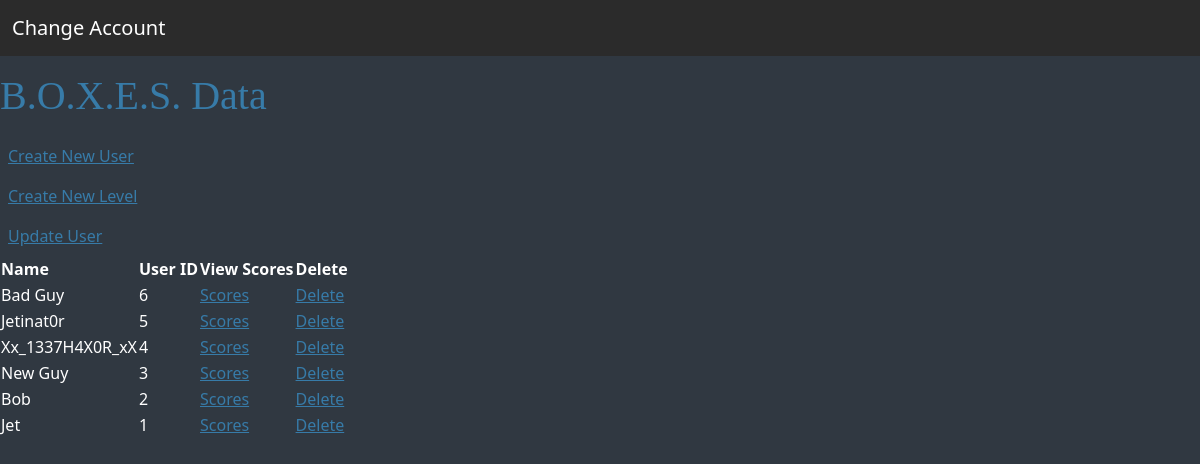
Page /dhome/ on the earlier database version.
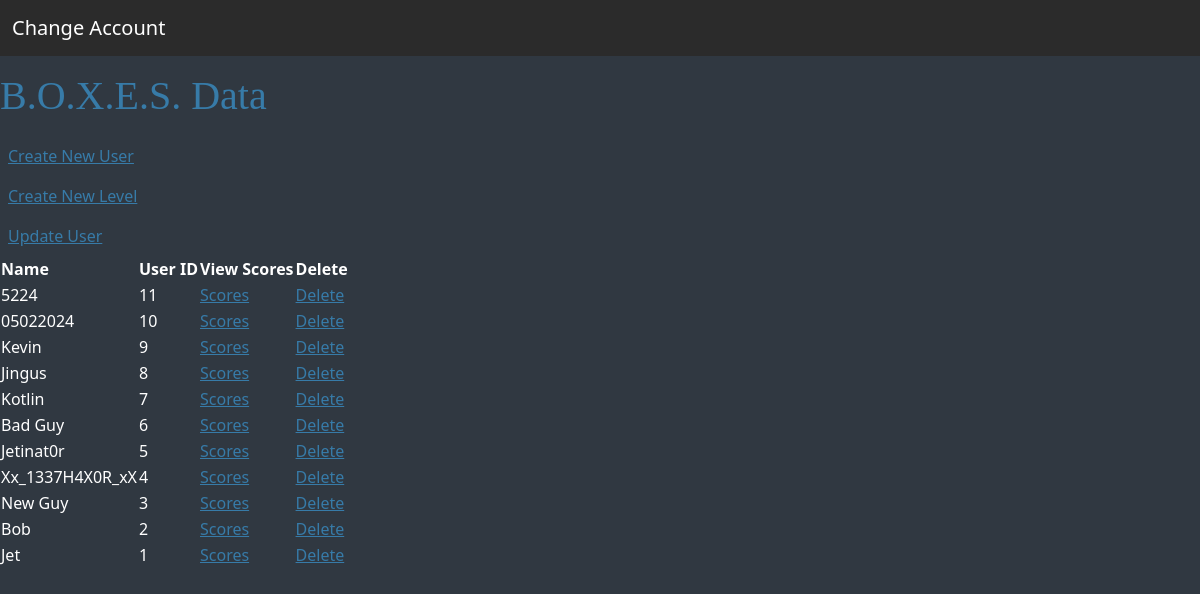
Same page on the later database version.
### tables this page shows
CREATE TABLE Users (
    name TEXT UNIQUE,
    levelOne INTEGER,
    levelTwo INTEGER,
    levelThree INTEGER,
    levelFour INTEGER,
    levelFive INTEGER,
    userID INTEGER PRIMARY KEY AUTOINCREMENT
);

### views/dhome.py (the view)
@dhome.route("/", methods=["GET", "POST"])
def dhomepage():
    try:
        db = database.get_db()
        tableData = db.execute( 'SELECT p.name, p.userID'
                                ' FROM Users p JOIN Users u ON p.userId = u.userID'
                                ' ORDER BY p.userID DESC'
        ).fetchall()
        db.close()
        print(tableData)
        return render_template("dhome/dhome.html", title = "dhome", tableData = tableData)
    except TemplateNotFound:
        abort(404)

### database.py (called while the page is built)
def get_db():
    if 'db' not in g:
        g.db = sqlite3.connect(
            current_app.config['DATABASE'],
            detect_types=sqlite3.PARSE_DECLTYPES
        )
        g.db.row_factory = sqlite3.Row
    return g.db

### run.py (called while the page is built)
@app.teardown_appcontext
def close_connection(exception):
    db = getattr(g, 'DATABASE', None);
    if db is not None:
        db.close();

### templates/dhome/dhome.html
{% extends 'base.html' %}
{% block header %}
  <h1>{% block title %}B.O.X.E.S. Data{% endblock %}</h1>
  <div class="actions">
    <a class="action" href="{{ url_for('create.createIndex') }}">Create New User</a>
    <a class="action" href="{{ url_for('create.customLevel') }}">Create New Level</a>
    <a class="action" href="{{ url_for('update.updatePage')}}">Update User</a>
  </div>
{% endblock %}
{% block body %}
<div class="table-container">
  <table class="data-table">
    <thead>
      <tr>
        <th class="dark-text">Name</th>
        <th class="dark-text">User ID</th>
        <th class="dark-text">View Scores</th>
        <th class="dark-text">Delete</th>
      </tr>
    </thead>
    <tbody>
      {% for row in tableData %}
        <tr>
          <td class="dark-text">{{ row[0] }}</td>
          <td class="dark-text">{{ row[1] }}</td>
          <td><a class="action" href="{{ url_for('dhome.userScores', id=row[1]) }}">Scores</a></td>
          <td><a class="action" href="{{ url_for('update.deleteUser', id=row[1]) }}">Delete</a></td>
        </tr>
      {% endfor %}
    </tbody>
  </table>
</div>
{% endblock %}

### templates/base.html (shortened to what this page needs)
<!doctype html>
<html lang="en">
  <head>
    <link href="https://cdn.jsdelivr.net/npm/bootstrap@5.3.2/dist/css/bootstrap.min.css" rel="stylesheet">
    <link rel="stylesheet" href="/static/css/jetStyle.css">
    <link rel="stylesheet" href="/static/css/style.css">
  </head>
  <body class="dark-bg">
    <nav class="navbar navbar-expand-lg dark-nav-bg">
      <div class="container-fluid">
        <a class="navbar-brand dark-text" href="{{ url_for('login.loginpage') }}">Change Account</a>
      </div>
    </nav>
    <body class="dark-bg">
      <header>
        {% block header %}{% endblock %}
      </header>
      {% block body %}{% endblock %}
    </body>
  </body>
</html>

### static/css/jetStyle.css (style rules this page uses)
.dark-bg { background-color: #303841; }
.dark-nav-bg { background-color: #2b2b2b; }
.dark-text { color: #ffffff; }

### static/css/style.css (style rules this page uses)
h1 { font-family: serif; color: #377ba8; margin: 1rem 0; }
a { color: #377ba8; }
nav { background: lightgray; display: flex; align-items: center; padding: 0 0.5rem; }
nav ul li a, nav ul li span, header .action { display: block; padding: 0.5rem; }

Differences in the rows shown:
added Users: name "5224", userID "11"
added Users: name "05022024", userID "10"
added Users: name "Kevin", userID "9"
added Users: name "Jingus", userID "8"
added Users: name "Kotlin", userID "7"
